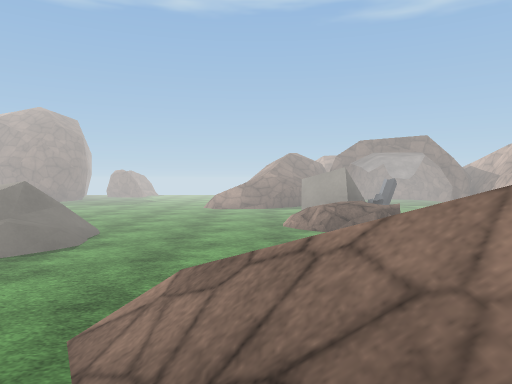
View 1 (above)

24 first-person views from a walk through a Unity game level. The camera is 1.5 m above the floor, tilts 2° down and sees 70° across. The floor is counted in squares, 2 m on a side. Each view is taken from the middle of a square. On the plan, view 1 faces up. The plan holds only what a view shows up to about 11 squares ahead; the rest is blank. The place goes on beyond the plan. The player is left out. Some surface patterns are stand-ins.

View 2
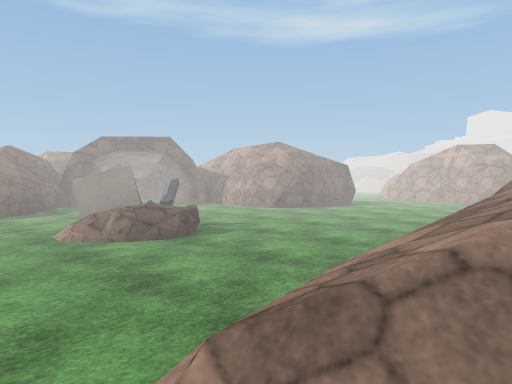

View 3
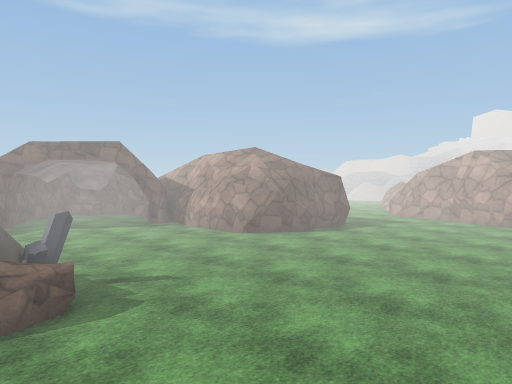

View 4
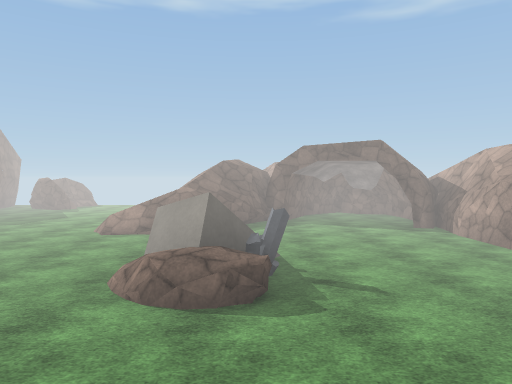

View 5
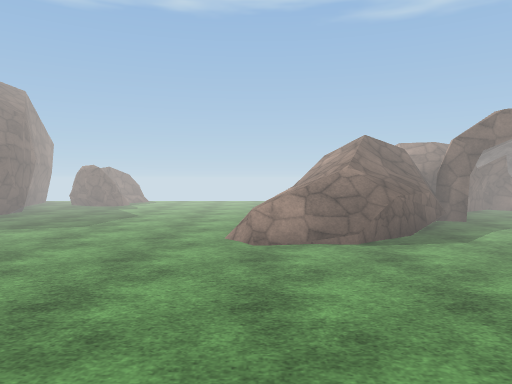

View 6
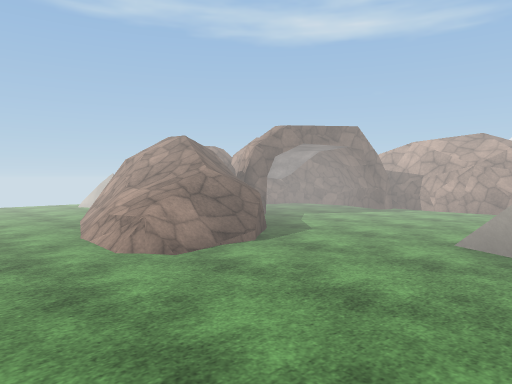

View 7
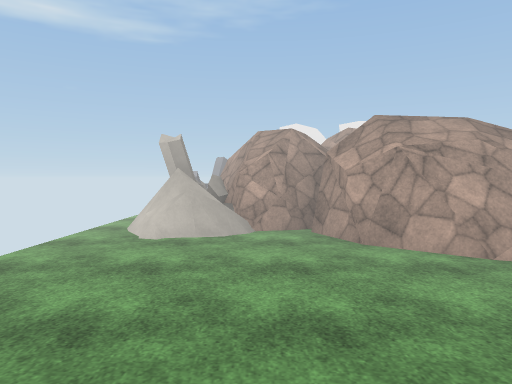

View 8
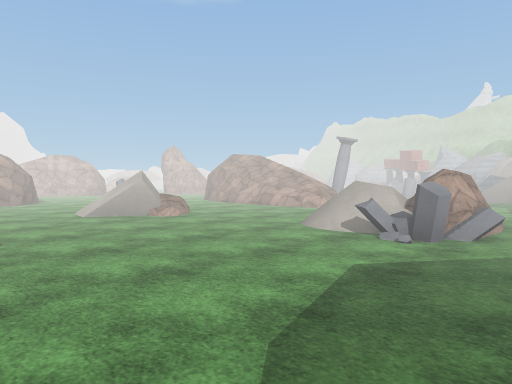

View 9
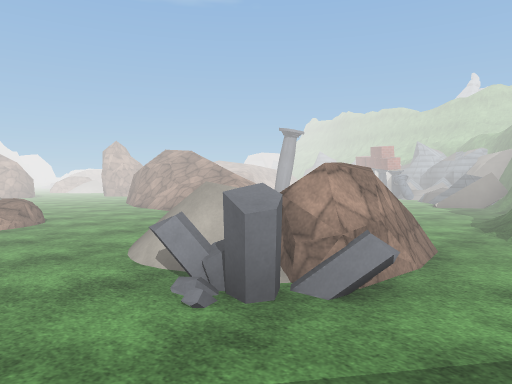

View 10
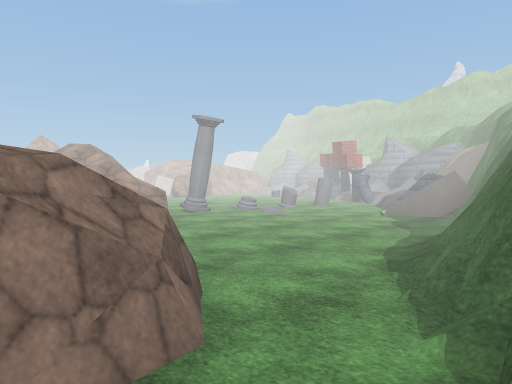

View 11
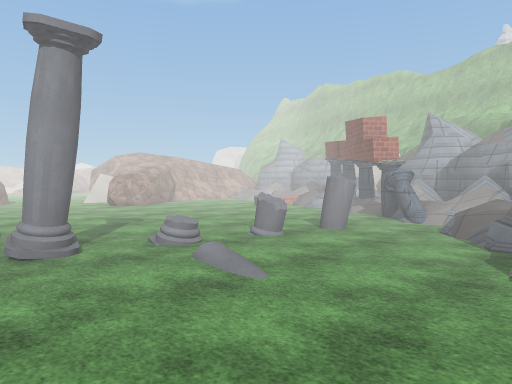

View 12
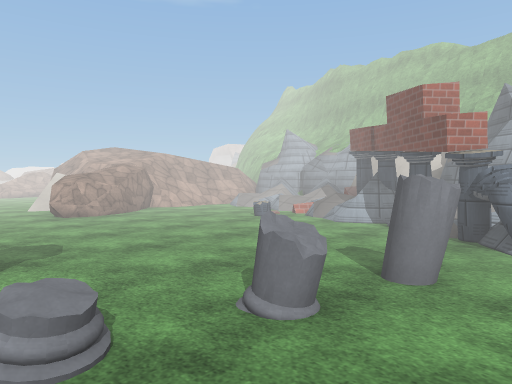

View 13
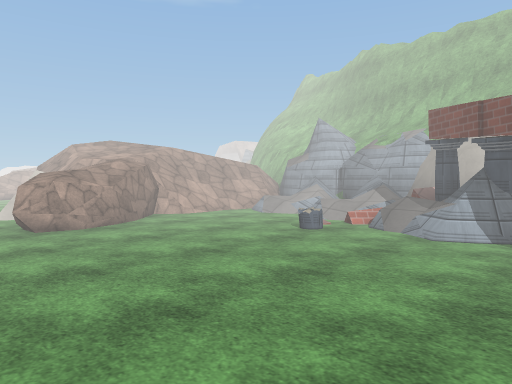

View 14
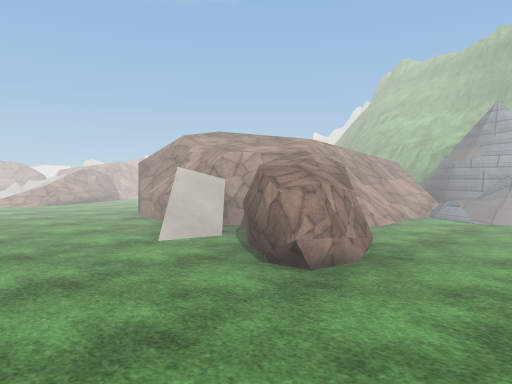

View 15
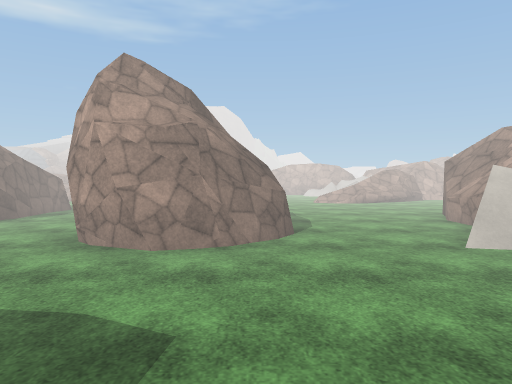

View 16
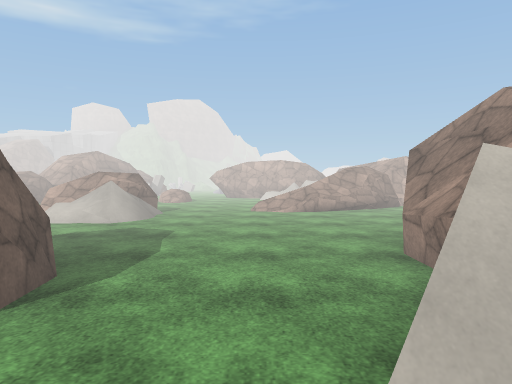

View 17
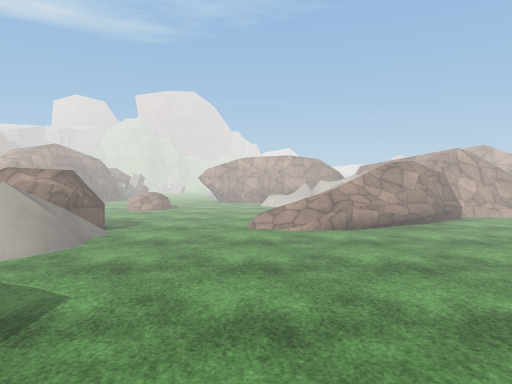

View 18
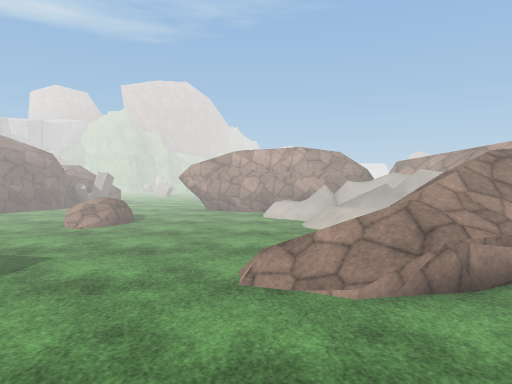

View 19
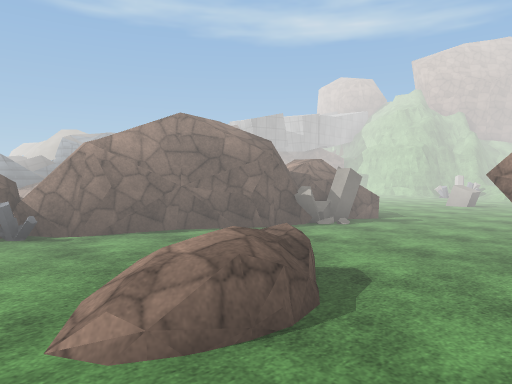

View 20
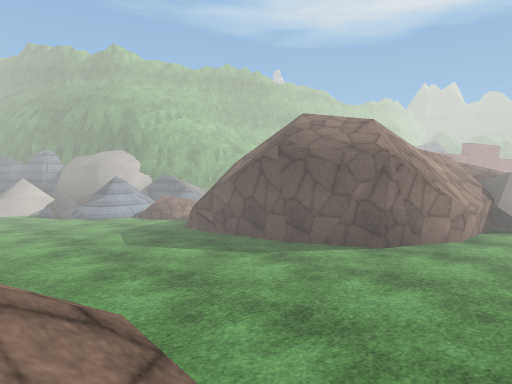

View 21
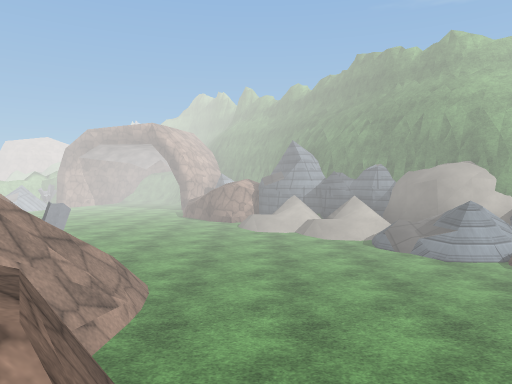

View 22
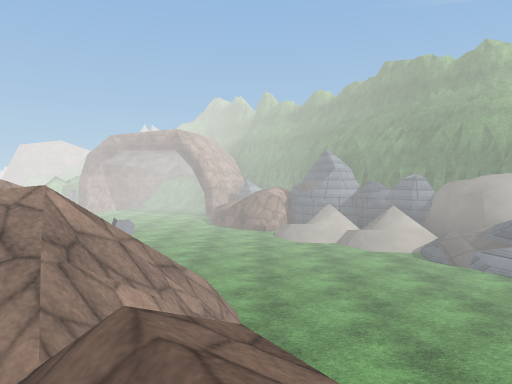

View 23
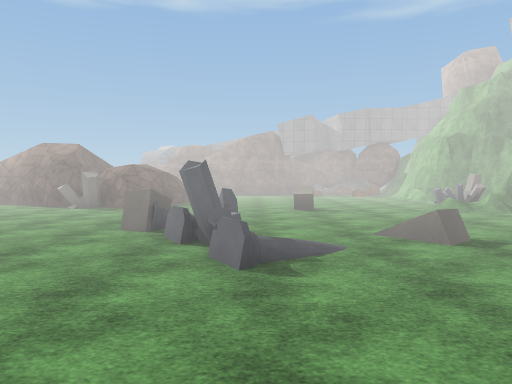

View 24
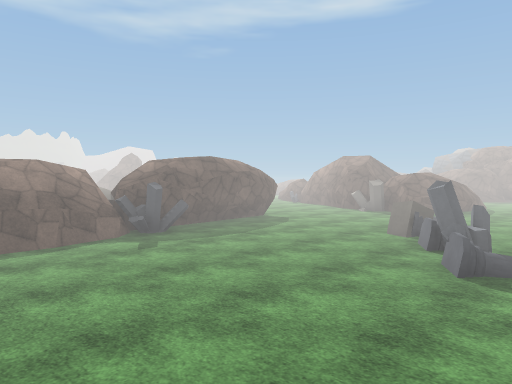

### Floor plan
Key: @ floor where view 1 was taken; # wall or solid block; x gap in a wall; . main floor; : floor 0.75 m higher than the main floor; + floor 1.5 m higher than the main floor; * floor 2.25 m higher than the main floor; % floor 2.5 m higher than the main floor; & floor 2.75 m higher than the main floor; / step, stairs or slope; = window, fence, low wall or low ledge; v drop or lower ground; R rock; O other object.
Columns run from 6 left of view 1 to 36 right of it. Each row starts with its distance up from view 1.
 17     ....OOO
 16   .....OOO#O
 15 ##...../###
 14 ....../#####
 13 ......#//#..#
 12 ...../=/##...#
 11  ....///=...##
 10 .....//##...##
  9 .....//.....##             #=
  8 ............##              =
  7 .......//....###..#
  6 .......OO.........#
  5 .OO/..............#
  4 ..# .............##
  3 #.= .............####    =x#     ..
  2 #.....///##/    .....     O######.......OO#
  1 ##....//////   ....       ...#O##........O#
  0  #....@////  ...#     =  ...........O.../=
 -1  #.....#./  ...##  .. =#../O...........//.
 -2  #.....#........##...//.../...... .......
 -3  ##..........................#...O......
 -4   #O..==.............../..../#...O#..O..
 -5   #v=.#......RR/O....../////##....OO...
 -6   #=:.........R##=#/...//=  =#O....=..
 -7   OOO/#.......R/////...///O+ =O.......
 -8     #//##/....//////....=#*%%%=......
 -9     ######/////// /#.....x& %%=.....
-10        #OO//////  ==.....        .. /
-11        ########   //......O
-12               ##//===......
-13                ####//......
-14                   OO///.....
-15                    ## //.....
-16                     ##//.....
-17                      ####....

Where each view was taken, in squares from view 1:
view 1: 0 up, 0 right, facing up
view 2: 1 up, 1 left, facing up-right
view 3: 2 up, 1 right, facing up-right
view 4: 2 up, 2 right, facing up
view 5: 5 up, 1 left, facing up
view 6: 6 up, 3 left, facing up-right
view 7: 15 up, 4 left, facing right
view 8: 10 up, 6 left, facing down-right
view 9: 7 up, 6 left, facing down-right
view 10: 4 up, 6 left, facing down-right
view 11: 0 up, 3 left, facing down-right
view 12: 2 down, 1 left, facing down-right
view 13: 3 down, 1 right, facing down-right
view 14: 2 down, 5 right, facing down-right
view 15: 2 down, 5 right, facing right
view 16: 4 down, 8 right, facing right
view 17: 4 down, 11 right, facing right
view 18: 4 down, 14 right, facing right
view 19: 3 down, 19 right, facing up-right
view 20: 4 down, 17 right, facing down-left
view 21: 6 down, 17 right, facing down
view 22: 6 down, 18 right, facing down
view 23: 9 down, 29 right, facing up
view 24: 10 down, 30 right, facing up-left
